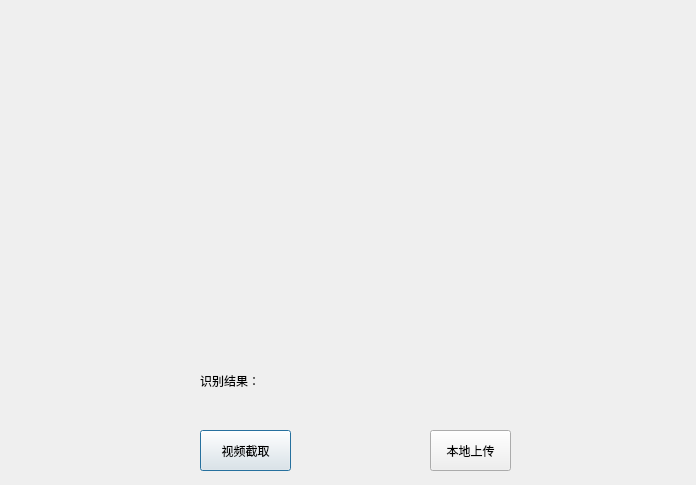
<?xml version="1.0" encoding="UTF-8"?>
<ui version="4.0">
 <class>Dialog</class>
 <widget class="QDialog" name="Dialog">
  <property name="geometry">
   <rect>
    <x>0</x>
    <y>0</y>
    <width>696</width>
    <height>485</height>
   </rect>
  </property>
  <property name="windowTitle">
   <string>Dialog</string>
  </property>
  <widget class="QLabel" name="lblImg">
   <property name="geometry">
    <rect>
     <x>40</x>
     <y>30</y>
     <width>281</width>
     <height>321</height>
    </rect>
   </property>
   <property name="text">
    <string/>
   </property>
  </widget>
  <widget class="QLabel" name="label">
   <property name="geometry">
    <rect>
     <x>200</x>
     <y>360</y>
     <width>111</width>
     <height>41</height>
    </rect>
   </property>
   <property name="text">
    <string>识别结果：</string>
   </property>
  </widget>
  <widget class="QLabel" name="lblResult">
   <property name="geometry">
    <rect>
     <x>320</x>
     <y>360</y>
     <width>151</width>
     <height>41</height>
    </rect>
   </property>
   <property name="text">
    <string/>
   </property>
  </widget>
  <widget class="QPushButton" name="btnCut">
   <property name="geometry">
    <rect>
     <x>200</x>
     <y>430</y>
     <width>91</width>
     <height>41</height>
    </rect>
   </property>
   <property name="text">
    <string>视频截取</string>
   </property>
  </widget>
  <widget class="QLabel" name="lblImg_cut">
   <property name="geometry">
    <rect>
     <x>350</x>
     <y>40</y>
     <width>291</width>
     <height>311</height>
    </rect>
   </property>
   <property name="text">
    <string/>
   </property>
  </widget>
  <widget class="QPushButton" name="btnUpload">
   <property name="geometry">
    <rect>
     <x>430</x>
     <y>430</y>
     <width>81</width>
     <height>41</height>
    </rect>
   </property>
   <property name="text">
    <string>本地上传</string>
   </property>
  </widget>
 </widget>
 <resources/>
 <connections>
  <connection>
   <sender>btnCut</sender>
   <signal>clicked()</signal>
   <receiver>Dialog</receiver>
   <slot>cutImage()</slot>
   <hints>
    <hint type="sourcelabel">
     <x>129</x>
     <y>277</y>
    </hint>
    <hint type="destinationlabel">
     <x>152</x>
     <y>147</y>
    </hint>
   </hints>
  </connection>
  <connection>
   <sender>btnUpload</sender>
   <signal>clicked()</signal>
   <receiver>Dialog</receiver>
   <slot>loadImage()</slot>
   <hints>
    <hint type="sourcelabel">
     <x>210</x>
     <y>310</y>
    </hint>
    <hint type="destinationlabel">
     <x>298</x>
     <y>166</y>
    </hint>
   </hints>
  </connection>
 </connections>
 <slots>
  <slot>cutImage()</slot>
  <slot>loadImage()</slot>
 </slots>
</ui>
